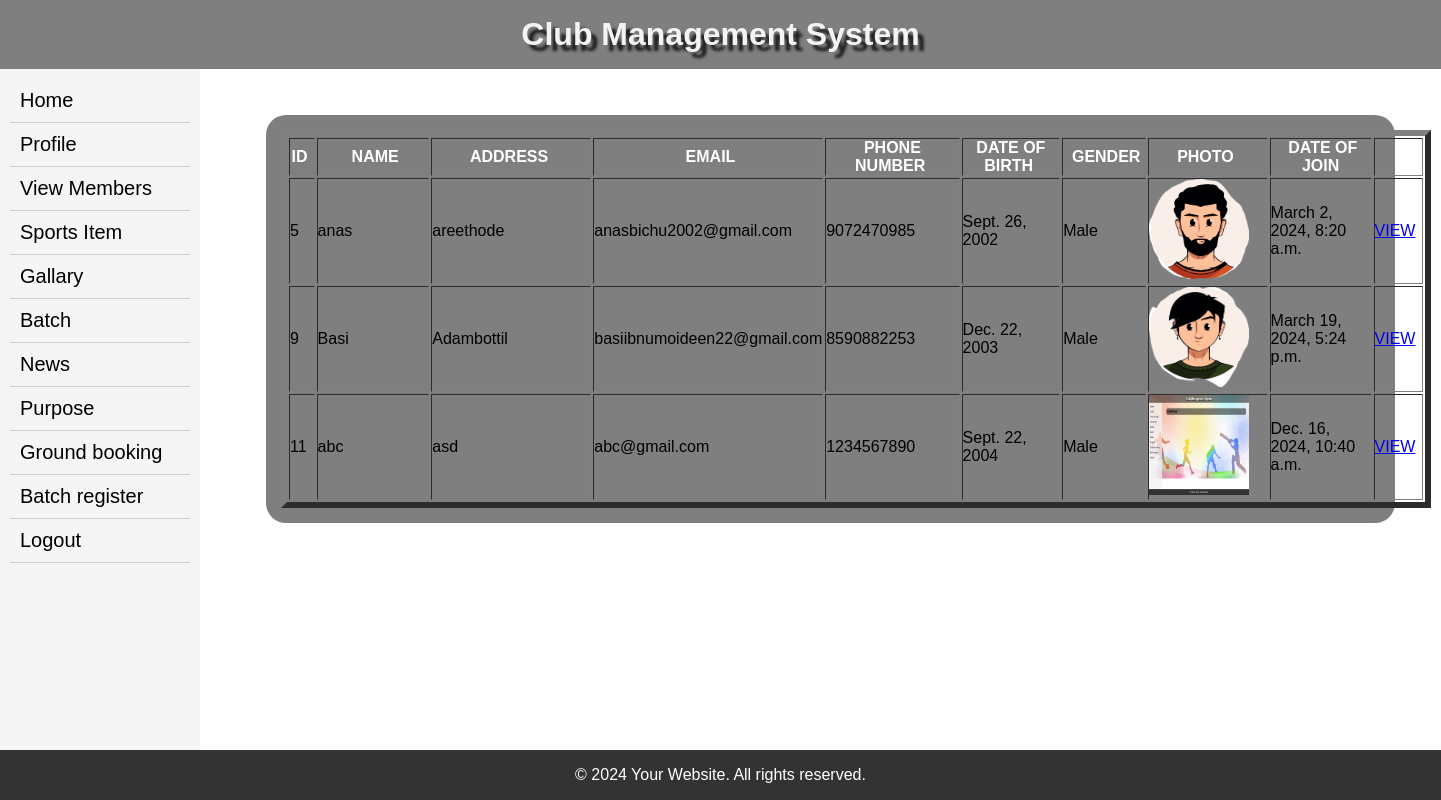
Screenshot of /adminviewmembers/ with the database file from the repository.
### myapp/models.py (models this page shows, shortened)
class clubmember(models.Model):
    id=models.AutoField(primary_key=True)
    name=models.CharField(max_length=50)
    member = models.OneToOneField(
        Userprofile,
        on_delete=models.CASCADE,
        blank=True,
        null=True
    )
    address=models.TextField()
    email=models.CharField(max_length=50)
    phoneno=models.IntegerField()
    date_of_birth = models.DateField()
    gender=models.TextField(max_length=50)
    photo=models.ImageField(upload_to='memberimg',null=True,blank=True)
    date_of_join = models.DateTimeField(auto_now_add=True)
    is_active = models.BooleanField(null=False, blank=True, default=True)
    otp = models.CharField(max_length=20, null=True, blank=True)

### myapp/views.py (the view)
# urls.py: path("adminviewmembers/",views.adminviewmembers,name='listmember'),
def adminviewmembers(request):
    list=clubmember.objects.all()
    return render(request,'adminviewmembers.html',{'list':list})

### templates/adminviewmembers.html (shortened to what this page needs)
{% extends 'admin_index.html' %}
{% block body %}
<body>
<form id="form1" name="form1" method="post"><table width="1150" height="100" border="6">
  <tbody>
    <tr>
      <th width="28" scope="col">ID&nbsp;</th>
      <th width="158.4" scope="col">&nbsp;NAME</th>
      <th width="218.4" scope="col">ADDRESS&nbsp;</th>
      <th width="220.8" scope="col">&nbsp;EMAIL</th>
      <th width="168" scope="col">PHONE NUMBER&nbsp;</th>
      <th width="132" scope="col">DATE OF BIRTH&nbsp;</th>
      <th width="90.4" scope="col">&nbsp;GENDER</th>
      <th width="133.6" scope="col">PHOTO&nbsp;</th>
      <th width="143.2" scope="col">&nbsp;DATE OF JOIN</th>
      <th width="54.4" scope="col">&nbsp;</th>
    </tr>
      {% for i in list %}
    <tr>
      <td>{{i.id}}</td>
      <td>{{i.name}}</td>
      <td>{{i.address}}</td>
      <td>{{i.email}}</td>
      <td>{{i.phoneno}}</td>
      <td>{{i.date_of_birth}}</td>
      <td>{{i.gender}}</td>
      <td>  {% if i.photo %}
    <img src="{{ i.photo.url }}" alt="" width="100" height="100"/>
  {% else %}
    No photo available
  {% endif %}</td>
        <td>{{i.date_of_join}}</td>
      <td><a href="{% url 'adminviewmemberprofile' i.id %}">VIEW</a></td>
    </tr>
  {% endfor %}
  </tbody>
</table>
</form>
</body>
{% endblock %}

### templates/admin_index.html (shortened to what this page needs)
<!DOCTYPE html>
<html lang="en">
<head>
</head>
<body>
    <header>
        <h1>Club Management System</h1>
    </header>
    <nav>
        <a href="{% url 'loadhome' %}">Home</a>
        <a href="{% url 'adminviewprofile' %}">Profile</a>
        <a href="{% url 'listmember' %}">View Members</a>
        <a href="{% url 'viewsportsitem' %}">Sports Item</a>
        <a href="{% url 'adminviewgallary' %}">Gallary</a>
        <a href="{% url 'adminbatchlist' %}">Batch</a>
        <a href="{% url 'adminnewslist' %}">News</a>
        <a href="{% url 'viewpurpose' %}">Purpose</a>
        <a href="{% url 'viewgroundbooking' %}">Ground booking</a>
        <a href="{% url 'registerdbatchlist' %}">Batch register</a>
        <a href="{% url 'logout' %}">Logout</a>
    </nav>
    <section>
        <div class="main-body">
         {% block body %}
            {% endblock %}
        </div>
    </section>
    <footer>
        <p>© 2024 Your Website. All rights reserved.</p>
    </footer>
</body>
</html>

### templates/admin_index.html (style rules this page uses)
* { margin: 0; padding: 0; box-sizing: border-box; }
body { font-family: Arial, sans-serif; background-image: url(https://png.pngtree.com/background/20230512/original/pngtree-sport-background-picture-image_2502918.jpg); background-size: cover; background-repeat: no-repeat; }
header { background-color: rgba(0,0,0,0.5); color: rgb(244, 243, 243); text-shadow: 6px 6px 3px #1d1d1d; text-align: center; padding: 1em; }
nav { width: 200px; background-color: #f2f2f2b9; padding: 10px; position: fixed; height: 100%; overflow: auto; }
nav a { display: block; padding: 10px; text-decoration: none; color: #000000; font-size: 20px; border-bottom: 1px solid #ccc; }
section { margin-left: 220px; padding: 1em; }
footer { background-color: #333; color: white; text-align: center; padding: 1em; position: fixed; bottom: 0; width: 100%; }
.main-body { margin: 30px; padding: 15px; border-radius: 20px; background-color: rgba(0,0,0,0.5); }
th { color:#fff; }

### rows the page displays
clubmember: id "5", name "anas", address "areethode", email "anasbichu2002@gmail.com", phoneno "9072470985", date_of_birth "Sept. 26, 2002", gender "Male", photo (picture), date_of_join "March 2, 2024, 8:20 a.m."
clubmember: id "9", name "Basi", address "Adambottil", email "basiibnumoideen22@gmail.com", phoneno "8590882253", date_of_birth "Dec. 22, 2003", gender "Male", photo (picture), date_of_join "March 19, 2024, 5:24 p.m."
clubmember: id "11", name "abc", address "asd", email "abc@gmail.com", phoneno "1234567890", date_of_birth "Sept. 22, 2004", gender "Male", photo (picture), date_of_join "Dec. 16, 2024, 10:40 a.m."
